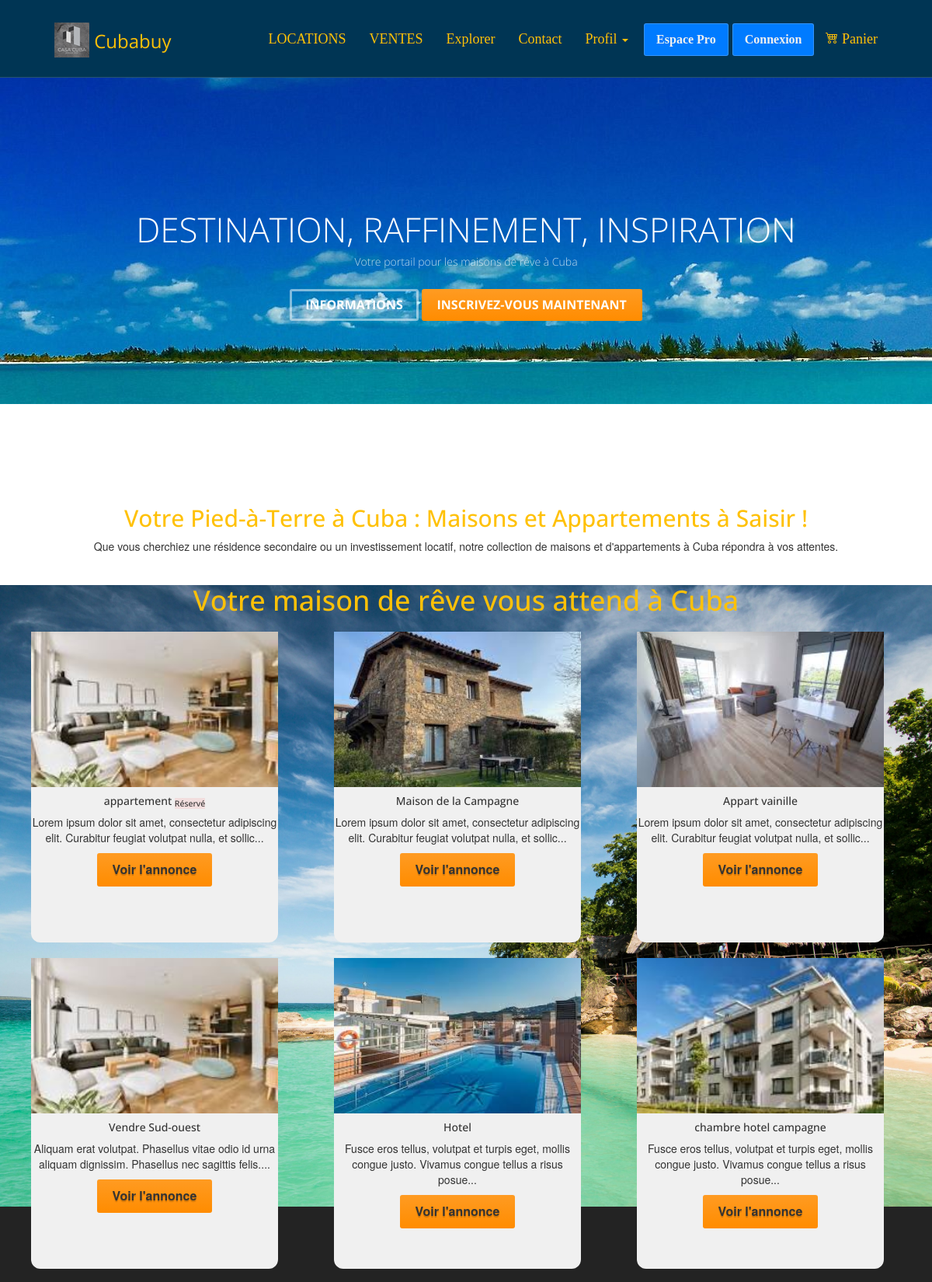
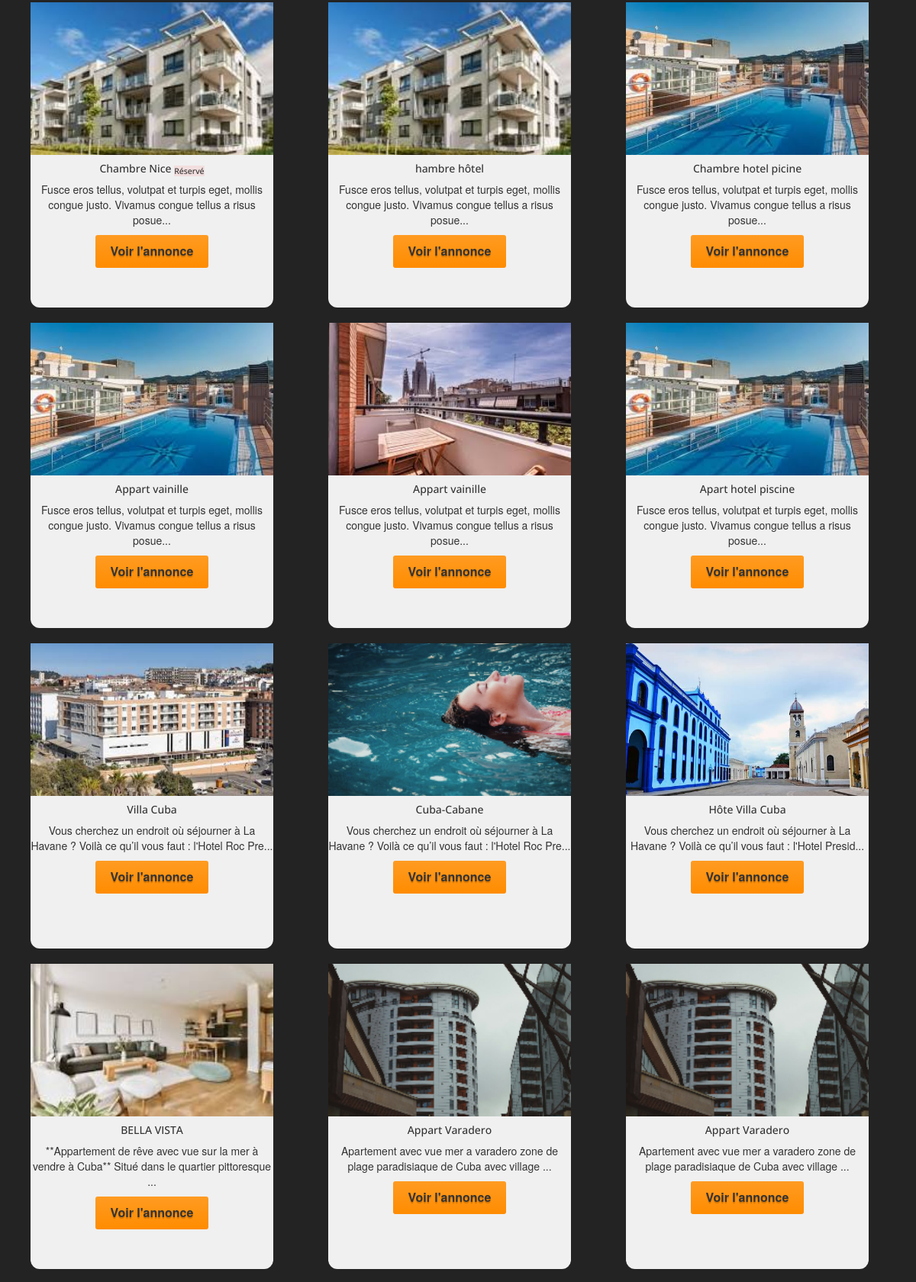
/explorer.php?ville=Havana (upper part), run on the app's committed database (2 pictures, top to bottom).
### tables this page shows
CREATE TABLE `advert` (
  `id_advert` int NOT NULL,
  `photo` varchar(255) DEFAULT NULL,
  `title` varchar(100) NOT NULL,
  `description` text NOT NULL,
  `postal_code` varchar(50) NOT NULL,
  `city` varchar(50) NOT NULL,
  `type` enum('achat','location') NOT NULL,
  `price` float NOT NULL,
  `reservation_message` text,
  `is_reserved` tinyint(1) DEFAULT '0',
  `id_advert_image` int DEFAULT NULL
);

### explorer.php (the view, shortened to what this page needs)
<?php
require_once "inc/header.inc.php";
$annonces = annoncesByType();
?>
<div class="container text-center top-space">
    <br> <br>
    <h2 class="color-jaune"> Votre Pied-à-Terre à Cuba : Maisons et Appartements à Saisir !</h2>
    <p class="">
        Que vous cherchiez une résidence secondaire ou un investissement locatif, notre collection de maisons et d'appartements à Cuba répondra à vos attentes.
    </p>
</div>
<main class=" back   ">
    <section class=" ">
        <div class="  text-center   ">
            <h1 class=" color-jaune "> Votre maison de rêve vous attend à Cuba</h1>
        </div>
    </section>
    <section class=" container m-5 text-center">
        <div class="row">
            <?php
            foreach ($annonces as $annonce) {
            ?>
                <div class="col-lg-4 col-md-6 col-sm-12 ">
                    <div class="card1   ">
                        <img src="<?= RACINE_SITE . "assets/img/" . $annonce['photo'] ?>" class="card-img-top " alt="image de <?= $annonce['title'] ?>" style="height: 200px; width: 100%; object-fit: cover;">
                        <div class="card-body">
                            <h5 class="card-title"><?= displayAdvertAnnonce($annonce); ?></h5>
                            <p class="card-text"><?= substr($annonce['description'], 0, 100) ?>...</p>
                            <a href="<?= RACINE_SITE ?>showAnnonce.php?annonce=<?= $annonce['id_advert'] ?>" class="btn btn-primary hoverCart">Voir l'annonce</a>
                        </div>
                    </div>
                </div>
            <?php
            }
            ?>
        </div>
    </section>
</main>
</body>
<?php
require_once "inc/footer.inc.php";
?>
</html>

### inc/funtions.inc.php (shortened to what this page needs)
<?php
function connexionBdd()
{
    $dsn = "mysql:host=" . DBHOST . ";dbname=" . DBNAME . ";charset=utf8";
    try {
        $pdo = new PDO($dsn, DBUSER, DBPASS);
        $pdo->setAttribute(PDO::ATTR_ERRMODE, PDO::ERRMODE_EXCEPTION);
        $pdo->setAttribute(PDO::ATTR_DEFAULT_FETCH_MODE, PDO::FETCH_ASSOC);
    } catch (PDOException $e) {
        die($e->getMessage());
    }
    return $pdo;
}
function annoncesByType($types = [])
{
    $pdo = connexionBdd();
    $sql = "SELECT * FROM advert";
    $request = $pdo->prepare($sql);
    if (!empty($types)) {
        $request->execute($types);
    } else {
        $request->execute();
    }
    $result = $request->fetchAll();
    return $result;
}
function displayAdvertAnnonce($annonce)
{
    if ($annonce['is_reserved']) {
        return "<h5 class='card-title'>" . $annonce['title'] . " <sub class='bg-danger text-white rounded px-1'>Réservé</sub></h5>";
    } else {
        return "<h5 class='card-title'>" . $annonce['title'] . "</h5>";
    }
}

### assets/css/main.css (style rules this page uses)
h1, h2, h3, h4, h5, h6 { font-family: "Open sans", Helvetica, Arial; }
h1, .h1, h2, .h2, h3, .h3 { margin-top: 30px; }
.top-space { margin-top: 60px; }
img { max-width: 100%; }

### assets/css/style.css (style rules this page uses)
* { margin: 0; padding: 0; box-sizing: border-box; }
:root { --bleu: #007BFF; --vert: #28B463; --jaune: #FFC107; --rouge: #893636; --fond-g-bleu: linear-gradient(89.5deg, rgba(131, 204, 255, 1) 0.4%, rgba(66, 144, 251, 1) 100.3%); --fond-g-rouge: linear-gradient(25deg, #d64c7f, #ee4758 50%); }
.color-jaune { color: var(--jaune) !important; }
.back { background-attachment: fixed; height: 100vh; background: url('../../assets/img/cabagna-mar.jpg'); background-size: cover; background-position: center; }
a { text-decoration: none; color: var(--jaune) !important; }
.btn { background-color: var(--bleu); color: var(--blanc) !important; border: none; padding: 10px 20px; font-size: 16px; cursor: pointer; }
.card1 { top: 649px; left: 48px; width: 318px; height: 400px; background-color: #f0f0f0; border-radius: 12px; margin: 10px; }
:root { --width: min(90vw, 800px); --offest: 0 -0.75rem; }
a { text-decoration: none; color: white; }

### data on the page
advert: photo (picture), title "appartement", description "Lorem ipsum dolor sit amet, consectetur adipiscing elit. Curabitur feugiat volutpat nulla, et sollic"
advert: photo (picture), title "Maison de la Campagne", description "Lorem ipsum dolor sit amet, consectetur adipiscing elit. Curabitur feugiat volutpat nulla, et sollic"
advert: photo (picture), title "Appart vainille", description "Lorem ipsum dolor sit amet, consectetur adipiscing elit. Curabitur feugiat volutpat nulla, et sollic"
advert: photo (picture), title "Vendre Sud-ouest", description "Aliquam erat volutpat. Phasellus vitae odio id urna aliquam dignissim. Phasellus nec sagittis felis."
advert: photo (picture), title "Hotel", description "Fusce eros tellus, volutpat et turpis eget, mollis congue justo. Vivamus congue tellus a risus posue"
advert: photo (picture), title "chambre hotel campagne", description "Fusce eros tellus, volutpat et turpis eget, mollis congue justo. Vivamus congue tellus a risus posue"
advert: photo (picture), title "Chambre Nice", description "Fusce eros tellus, volutpat et turpis eget, mollis congue justo. Vivamus congue tellus a risus posue"
advert: photo (picture), title "hambre hôtel", description "Fusce eros tellus, volutpat et turpis eget, mollis congue justo. Vivamus congue tellus a risus posue"
advert: photo (picture), title "Chambre hotel picine", description "Fusce eros tellus, volutpat et turpis eget, mollis congue justo. Vivamus congue tellus a risus posue"
advert: photo (picture), title "Appart vainille", description "Fusce eros tellus, volutpat et turpis eget, mollis congue justo. Vivamus congue tellus a risus posue"
advert: photo (picture), title "Appart vainille", description "Fusce eros tellus, volutpat et turpis eget, mollis congue justo. Vivamus congue tellus a risus posue"
advert: photo (picture), title "Apart hotel piscine", description "Fusce eros tellus, volutpat et turpis eget, mollis congue justo. Vivamus congue tellus a risus posue"
advert: photo (picture), title "Villa Cuba", description "Vous cherchez un endroit où séjourner à La Havane ? Voilà ce qu’il vous faut : l'Hotel Roc Pre"
advert: photo (picture), title "Cuba-Cabane", description "Vous cherchez un endroit où séjourner à La Havane ? Voilà ce qu’il vous faut : l'Hotel Roc Pre"
advert: photo (picture), title "Hôte Villa Cuba", description "Vous cherchez un endroit où séjourner à La Havane ? Voilà ce qu’il vous faut : l'Hotel Presid"
advert: photo (picture), title "BELLA VISTA", description "**Appartement de rêve avec vue sur la mer à vendre à Cuba** Situé dans le quartier pittoresque"
advert: photo (picture), title "Appart Varadero", description "Apartement avec vue mer a varadero zone de plage paradisiaque de Cuba avec village"
advert: photo (picture), title "Appart Varadero", description "Apartement avec vue mer a varadero zone de plage paradisiaque de Cuba avec village"
